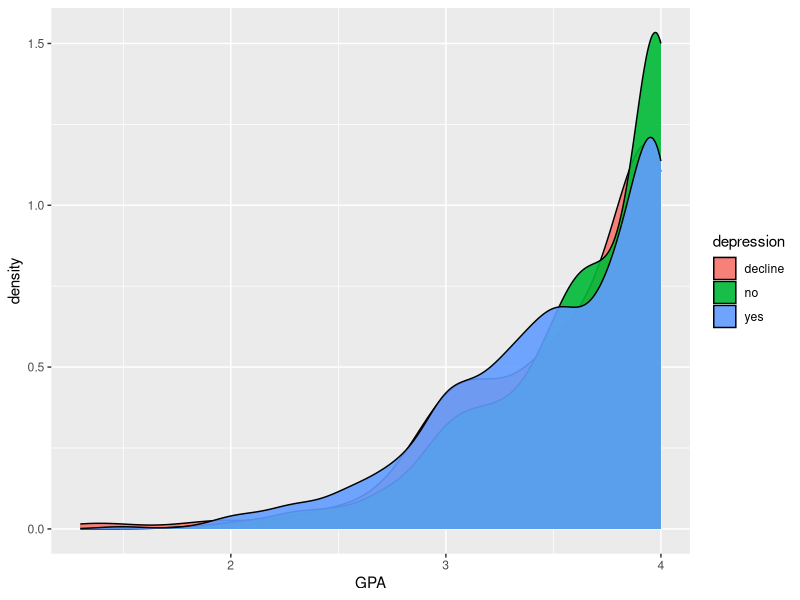
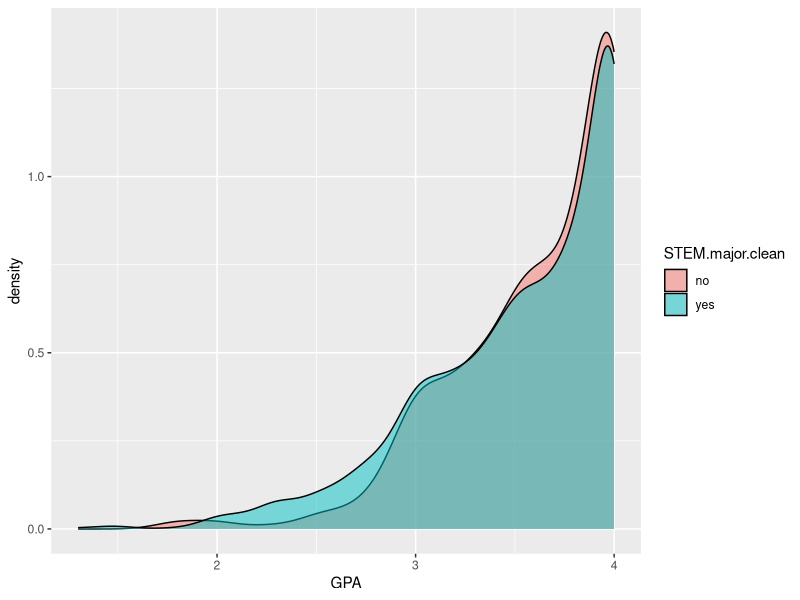
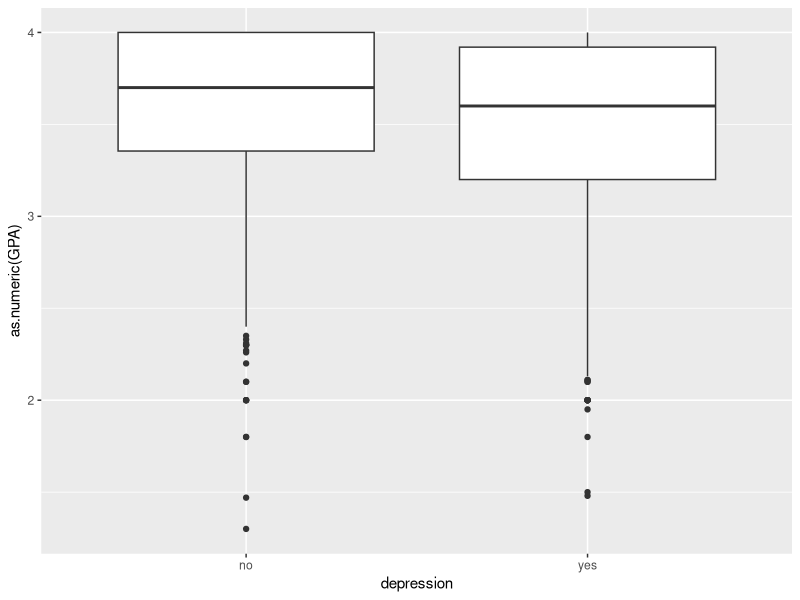
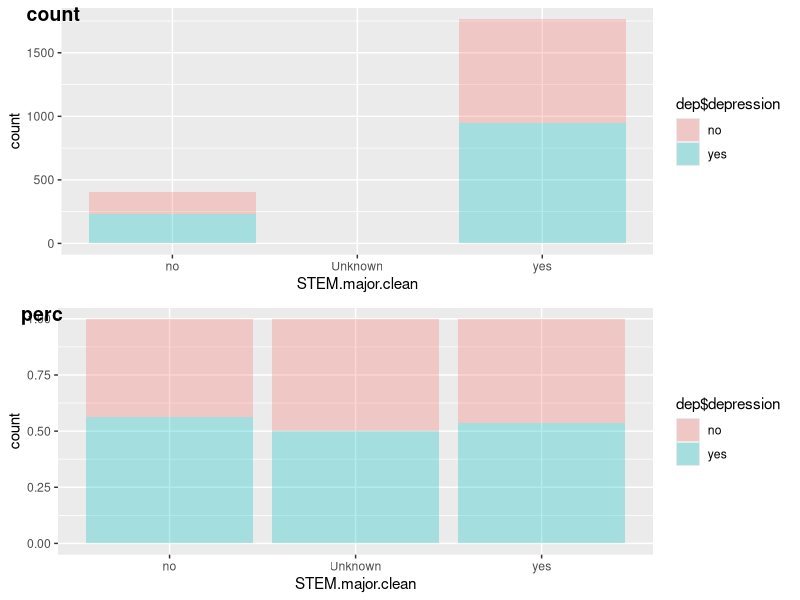
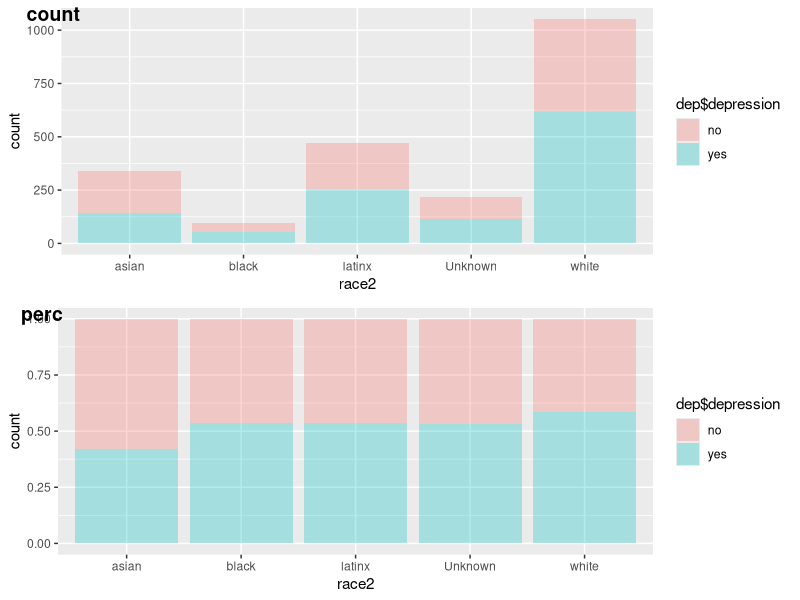
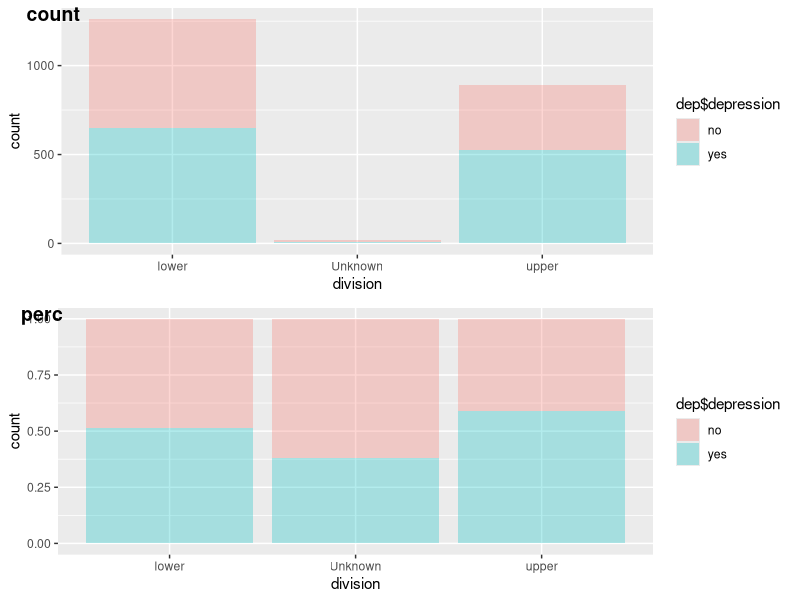
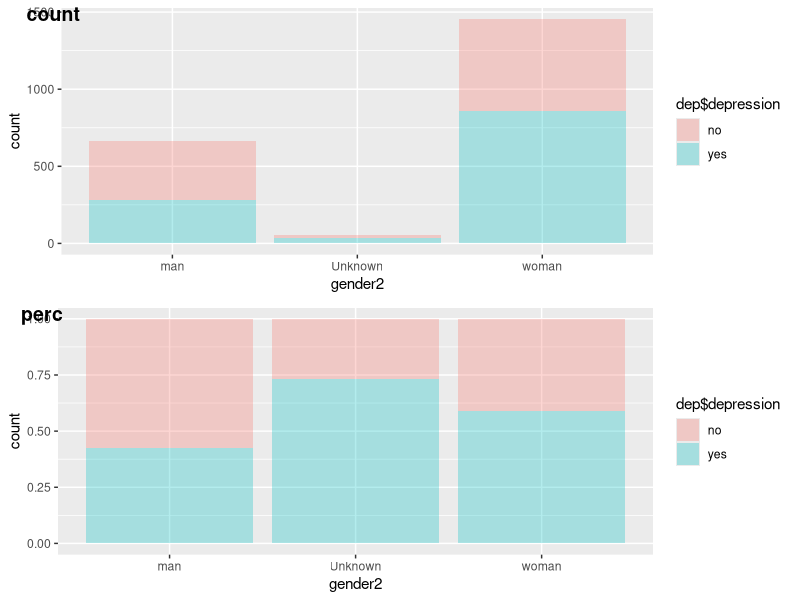
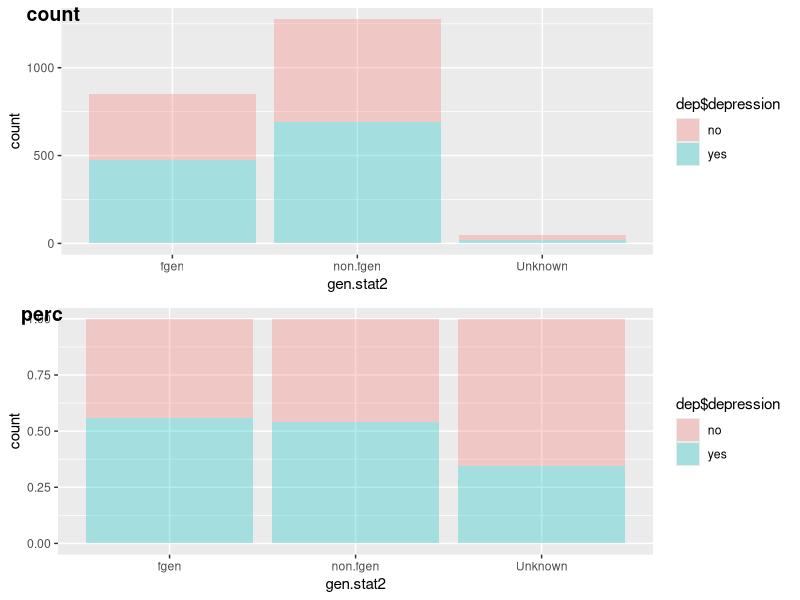

Recreate these plots in R, in order.
## ---- chunk 1
library(ggplot2)
library(tidyverse)
library(ggpubr)
## ---- chunk 2
dep = read.csv("pone.0269201.s002.csv")

prop.table(table(stat(dep$depression)))

## GPA is character, has value of "decline"
dep <- dep[-which(dep$GPA == "decline"), ]
dep$GPA <- as.numeric(dep$GPA)
dep %>% ggplot(aes(x = GPA, fill = depression)) +
  geom_density(alpha = 0.9) + 
  scale_color_manual(c("red", "green", "blue"))
## ---- chunk 3
dep %>% ggplot(aes(x = GPA, fill = STEM.major.clean)) + 
  geom_density(alpha = 0.5) +
  scale_color_manual(c("red", "yellow"))
## ---- chunk 4
dep <- read.csv("pone.0269201.s002.csv")
dep$depression <- ifelse(dep$depression == "yes", "yes", "no")
dep <- dep %>% mutate(GPA = as.numeric(GPA)) ## 这里不知道为啥没用
## ---- chunk 5
missingCol <- grep("idep|ddep", colnames(dep))
dep[, missingCol][is.na(dep[, missingCol])] <- -1
dep[, -missingCol][is.na(dep[, -missingCol])] <- "Unknown"
## ---- chunk 6
dep %>% 
  ggplot(aes(x = depression, y = as.numeric(GPA))) + 
  geom_boxplot()

var <- list("STEM.major.clean", "race2", "division", "gender2", 
            "gen.stat2", "lgbtq2", "financially.stable2")
for(i in var) {
  count <- ggplot(data.frame(dep[, i]), aes(x = dep[, i], fill = dep$depression)) + 
    geom_bar(alpha = 0.3) + xlab(i)
  perc <- ggplot(data.frame(dep[, i]), aes(x = dep[, i], fill = dep$depression)) + 
    geom_bar(alpha = 0.3, position = "fill") + xlab(i)
  print(ggarrange(count, perc, labels = c("count", "perc"), ncol = 1, nrow = 2))
}
